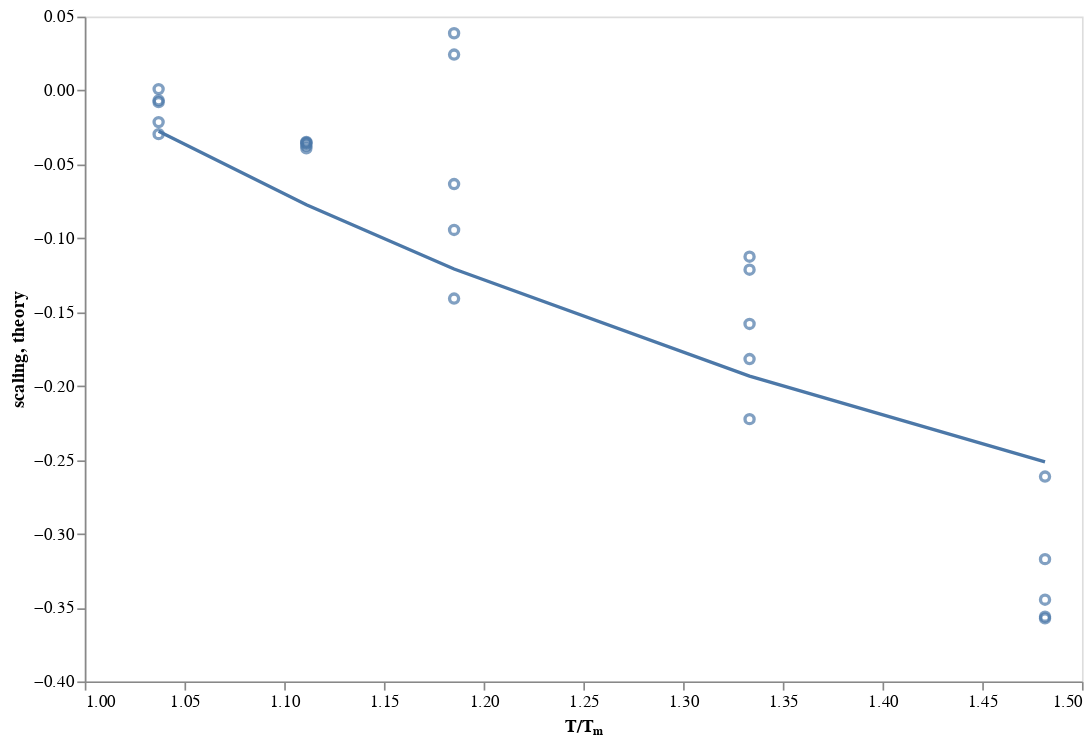

Notebook source saved alongside this figure:
### Code cell
c = alt.Chart(df_fit).encode(
    x=alt.X('temp_norm', title='T/Tₘ', scale=alt.Scale(zero=False)),
)

c.mark_point().encode(y="scaling") + c.mark_line().encode(y="theory")

### Figure 1 — Vega-Lite specification as saved in the notebook (floating-point values rounded to 4 significant figures)
{"$schema": "https://vega.github.io/schema/vega-lite/v2.6.0.json", "config": {"axis": {"grid": false}, "view": {"height": 400, "width": 600}}, "datasets": {"data-fcf8bbaa1a187297c75799c22c5aa3f0": [{"scaling": -0.00667, "temp_norm": 1.037, "theory": -0.02763}, {"scaling": -0.007894, "temp_norm": 1.037, "theory": -0.02763}, {"scaling": -0.0214, "temp_norm": 1.037, "theory": -0.02763}, {"scaling": 0.0009369, "temp_norm": 1.037, "theory": -0.02763}, {"scaling": -0.02956, "temp_norm": 1.037, "theory": -0.02763}, {"scaling": -0.03536, "temp_norm": 1.111, "theory": -0.07736}, {"scaling": -0.03487, "temp_norm": 1.111, "theory": -0.07736}, {"scaling": -0.0374, "temp_norm": 1.111, "theory": -0.07736}, {"scaling": -0.03911, "temp_norm": 1.111, "theory": -0.07736}, {"scaling": -0.03575, "temp_norm": 1.111, "theory": -0.07736}, {"scaling": -0.0944, "temp_norm": 1.185, "theory": -0.1209}, {"scaling": -0.1408, "temp_norm": 1.185, "theory": -0.1209}, {"scaling": 0.03875, "temp_norm": 1.185, "theory": -0.1209}, {"scaling": -0.06331, "temp_norm": 1.185, "theory": -0.1209}, {"scaling": 0.02432, "temp_norm": 1.185, "theory": -0.1209}, {"scaling": -0.2225, "temp_norm": 1.333, "theory": -0.1934}, {"scaling": -0.1213, "temp_norm": 1.333, "theory": -0.1934}, {"scaling": -0.158, "temp_norm": 1.333, "theory": -0.1934}, {"scaling": -0.1818, "temp_norm": 1.333, "theory": -0.1934}, {"scaling": -0.1125, "temp_norm": 1.333, "theory": -0.1934}, {"scaling": -0.3447, "temp_norm": 1.481, "theory": -0.2514}, {"scaling": -0.3172, "temp_norm": 1.481, "theory": -0.2514}, {"scaling": -0.3573, "temp_norm": 1.481, "theory": -0.2514}, {"scaling": -0.2613, "temp_norm": 1.481, "theory": -0.2514}, {"scaling": -0.3562, "temp_norm": 1.481, "theory": -0.2514}]}, "layer": [{"data": {"name": "data-fcf8bbaa1a187297c75799c22c5aa3f0"}, "encoding": {"x": {"field": "temp_norm", "scale": {"zero": false}, "title": "T/Tₘ", "type": "quantitative"}, "y": {"field": "scaling", "type": "quantitative"}}, "mark": "point"}, {"data": {"name": "data-fcf8bbaa1a187297c75799c22c5aa3f0"}, "encoding": {"x": {"field": "temp_norm", "scale": {"zero": false}, "title": "T/Tₘ", "type": "quantitative"}, "y": {"field": "theory", "type": "quantitative"}}, "mark": "line"}]}
